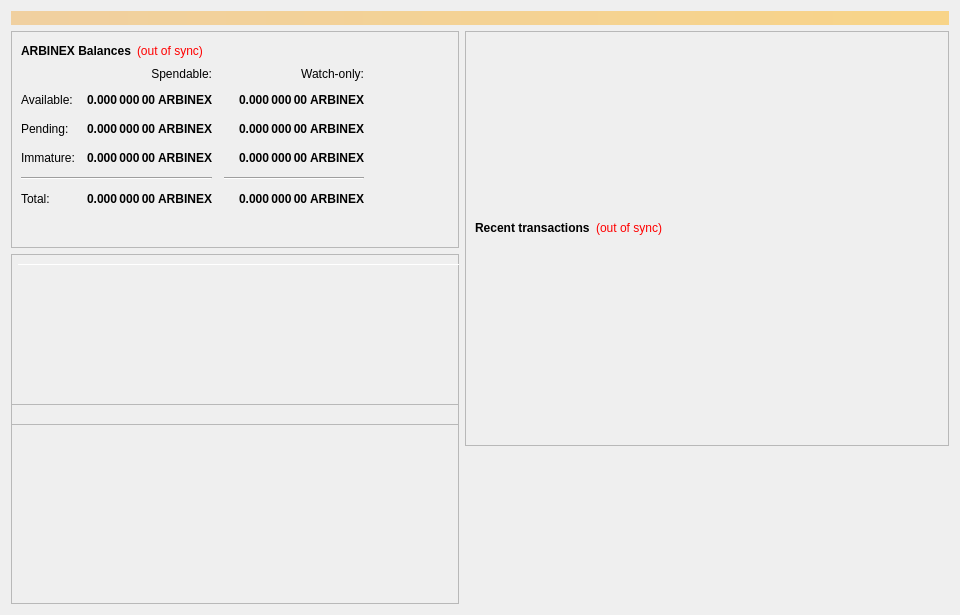
<?xml version="1.0" encoding="UTF-8"?>
<ui version="4.0">
 <class>OverviewPage</class>
 <widget class="QWidget" name="OverviewPage">
  <property name="geometry">
   <rect>
    <x>0</x>
    <y>0</y>
    <width>960</width>
    <height>615</height>
   </rect>
  </property>
  <property name="minimumSize">
   <size>
    <width>960</width>
    <height>0</height>
   </size>
  </property>
  <property name="windowTitle">
   <string>Form</string>
  </property>
  <layout class="QVBoxLayout" name="topLayout">
   <item>
    <widget class="QLabel" name="labelAlerts">
     <property name="visible">
      <bool>false</bool>
     </property>
     <property name="styleSheet">
      <string notr="true">background-color: qlineargradient(x1: 0, y1: 0, x2: 1, y2: 0, stop:0 #F0D0A0, stop:1 #F8D488); color:#000000;</string>
     </property>
     <property name="wordWrap">
      <bool>true</bool>
     </property>
     <property name="margin">
      <number>3</number>
     </property>
    </widget>
   </item>
   <item>
    <layout class="QHBoxLayout" name="horizontalLayout" stretch="1,1">
     <item>
      <layout class="QVBoxLayout" name="verticalLayout_2">
       <item>
        <widget class="QFrame" name="frame">
         <property name="frameShape">
          <enum>QFrame::StyledPanel</enum>
         </property>
         <property name="frameShadow">
          <enum>QFrame::Raised</enum>
         </property>
         <layout class="QVBoxLayout" name="verticalLayout_4">
          <item>
           <layout class="QHBoxLayout" name="horizontalLayout_4">
            <item>
             <widget class="QLabel" name="label_5">
              <property name="font">
               <font>
                <weight>75</weight>
                <bold>true</bold>
               </font>
              </property>
              <property name="text">
               <string>ARBINEX Balances</string>
              </property>
             </widget>
            </item>
            <item>
             <widget class="QLabel" name="labelWalletStatus">
              <property name="cursor">
               <cursorShape>WhatsThisCursor</cursorShape>
              </property>
              <property name="toolTip">
               <string>The displayed information may be out of date. Your wallet automatically synchronizes with the Arbinex network after a connection is established, but this process has not completed yet.</string>
              </property>
              <property name="styleSheet">
               <string notr="true">QLabel { color: red; }</string>
              </property>
              <property name="text">
               <string notr="true">(out of sync)</string>
              </property>
              <property name="alignment">
               <set>Qt::AlignLeading|Qt::AlignLeft|Qt::AlignVCenter</set>
              </property>
             </widget>
            </item>
            <item>
             <spacer name="horizontalSpacer_3">
              <property name="orientation">
               <enum>Qt::Horizontal</enum>
              </property>
              <property name="sizeHint" stdset="0">
               <size>
                <width>40</width>
                <height>20</height>
               </size>
              </property>
             </spacer>
            </item>
           </layout>
          </item>
          <item>
           <layout class="QGridLayout" name="gridLayout">
            <property name="spacing">
             <number>12</number>
            </property>
            <item row="2" column="2">
             <widget class="QLabel" name="labelWatchPending">
              <property name="font">
               <font>
                <weight>75</weight>
                <bold>true</bold>
               </font>
              </property>
              <property name="cursor">
               <cursorShape>IBeamCursor</cursorShape>
              </property>
              <property name="toolTip">
               <string>Unconfirmed transactions to watch-only addresses</string>
              </property>
              <property name="text">
               <string notr="true">0.000 000 00 ARBINEX</string>
              </property>
              <property name="alignment">
               <set>Qt::AlignRight|Qt::AlignTrailing|Qt::AlignVCenter</set>
              </property>
              <property name="textInteractionFlags">
               <set>Qt::LinksAccessibleByMouse|Qt::TextSelectableByKeyboard|Qt::TextSelectableByMouse</set>
              </property>
             </widget>
            </item>
            <item row="2" column="1">
             <widget class="QLabel" name="labelUnconfirmed">
              <property name="font">
               <font>
                <weight>75</weight>
                <bold>true</bold>
               </font>
              </property>
              <property name="cursor">
               <cursorShape>IBeamCursor</cursorShape>
              </property>
              <property name="toolTip">
               <string>Total of transactions that have yet to be confirmed, and do not yet count toward the spendable balance</string>
              </property>
              <property name="text">
               <string notr="true">0.000 000 00 ARBINEX</string>
              </property>
              <property name="alignment">
               <set>Qt::AlignRight|Qt::AlignTrailing|Qt::AlignVCenter</set>
              </property>
              <property name="textInteractionFlags">
               <set>Qt::LinksAccessibleByMouse|Qt::TextSelectableByKeyboard|Qt::TextSelectableByMouse</set>
              </property>
             </widget>
            </item>
            <item row="3" column="2">
             <widget class="QLabel" name="labelWatchImmature">
              <property name="font">
               <font>
                <weight>75</weight>
                <bold>true</bold>
               </font>
              </property>
              <property name="cursor">
               <cursorShape>IBeamCursor</cursorShape>
              </property>
              <property name="toolTip">
               <string>Staked or masternode rewards in watch-only addresses that has not yet matured</string>
              </property>
              <property name="text">
               <string notr="true">0.000 000 00 ARBINEX</string>
              </property>
              <property name="alignment">
               <set>Qt::AlignRight|Qt::AlignTrailing|Qt::AlignVCenter</set>
              </property>
              <property name="textInteractionFlags">
               <set>Qt::LinksAccessibleByMouse|Qt::TextSelectableByKeyboard|Qt::TextSelectableByMouse</set>
              </property>
             </widget>
            </item>
            <item row="4" column="0" colspan="2">
             <widget class="Line" name="lineSpendableBalance">
              <property name="orientation">
               <enum>Qt::Horizontal</enum>
              </property>
             </widget>
            </item>
            <item row="4" column="2">
             <widget class="Line" name="lineWatchBalance">
              <property name="sizePolicy">
               <sizepolicy hsizetype="Preferred" vsizetype="Fixed">
                <horstretch>0</horstretch>
                <verstretch>0</verstretch>
               </sizepolicy>
              </property>
              <property name="minimumSize">
               <size>
                <width>140</width>
                <height>0</height>
               </size>
              </property>
              <property name="orientation">
               <enum>Qt::Horizontal</enum>
              </property>
             </widget>
            </item>
            <item row="5" column="0">
             <widget class="QLabel" name="labelTotalText">
              <property name="text">
               <string>Total:</string>
              </property>
             </widget>
            </item>
            <item row="3" column="1">
             <widget class="QLabel" name="labelImmature">
              <property name="font">
               <font>
                <weight>75</weight>
                <bold>true</bold>
               </font>
              </property>
              <property name="cursor">
               <cursorShape>IBeamCursor</cursorShape>
              </property>
              <property name="toolTip">
               <string>Staked or masternode rewards that has not yet matured</string>
              </property>
              <property name="text">
               <string notr="true">0.000 000 00 ARBINEX</string>
              </property>
              <property name="alignment">
               <set>Qt::AlignRight|Qt::AlignTrailing|Qt::AlignVCenter</set>
              </property>
              <property name="textInteractionFlags">
               <set>Qt::LinksAccessibleByMouse|Qt::TextSelectableByKeyboard|Qt::TextSelectableByMouse</set>
              </property>
             </widget>
            </item>
            <item row="2" column="3">
             <spacer name="horizontalSpacer_2">
              <property name="orientation">
               <enum>Qt::Horizontal</enum>
              </property>
              <property name="sizeHint" stdset="0">
               <size>
                <width>40</width>
                <height>20</height>
               </size>
              </property>
             </spacer>
            </item>
            <item row="3" column="0">
             <widget class="QLabel" name="labelImmatureText">
              <property name="text">
               <string>Immature:</string>
              </property>
             </widget>
            </item>
            <item row="5" column="1">
             <widget class="QLabel" name="labelTotal">
              <property name="font">
               <font>
                <weight>75</weight>
                <bold>true</bold>
               </font>
              </property>
              <property name="cursor">
               <cursorShape>IBeamCursor</cursorShape>
              </property>
              <property name="toolTip">
               <string>Your current total balance</string>
              </property>
              <property name="text">
               <string notr="true">0.000 000 00 ARBINEX</string>
              </property>
              <property name="alignment">
               <set>Qt::AlignRight|Qt::AlignTrailing|Qt::AlignVCenter</set>
              </property>
              <property name="textInteractionFlags">
               <set>Qt::LinksAccessibleByMouse|Qt::TextSelectableByKeyboard|Qt::TextSelectableByMouse</set>
              </property>
             </widget>
            </item>
            <item row="5" column="2">
             <widget class="QLabel" name="labelWatchTotal">
              <property name="font">
               <font>
                <weight>75</weight>
                <bold>true</bold>
               </font>
              </property>
              <property name="cursor">
               <cursorShape>IBeamCursor</cursorShape>
              </property>
              <property name="toolTip">
               <string>Current total balance in watch-only addresses</string>
              </property>
              <property name="text">
               <string notr="true">0.000 000 00 ARBINEX</string>
              </property>
              <property name="alignment">
               <set>Qt::AlignRight|Qt::AlignTrailing|Qt::AlignVCenter</set>
              </property>
              <property name="textInteractionFlags">
               <set>Qt::LinksAccessibleByMouse|Qt::TextSelectableByKeyboard|Qt::TextSelectableByMouse</set>
              </property>
             </widget>
            </item>
            <item row="0" column="2">
             <widget class="QLabel" name="labelWatchonly">
              <property name="text">
               <string>Watch-only:</string>
              </property>
              <property name="alignment">
               <set>Qt::AlignRight|Qt::AlignTrailing|Qt::AlignVCenter</set>
              </property>
             </widget>
            </item>
            <item row="1" column="0">
             <widget class="QLabel" name="labelBalanceText">
              <property name="text">
               <string>Available:</string>
              </property>
             </widget>
            </item>
            <item row="1" column="1">
             <widget class="QLabel" name="labelBalance">
              <property name="font">
               <font>
                <weight>75</weight>
                <bold>true</bold>
               </font>
              </property>
              <property name="cursor">
               <cursorShape>IBeamCursor</cursorShape>
              </property>
              <property name="toolTip">
               <string>Your current spendable balance</string>
              </property>
              <property name="text">
               <string notr="true">0.000 000 00 ARBINEX</string>
              </property>
              <property name="alignment">
               <set>Qt::AlignRight|Qt::AlignTrailing|Qt::AlignVCenter</set>
              </property>
              <property name="textInteractionFlags">
               <set>Qt::LinksAccessibleByMouse|Qt::TextSelectableByKeyboard|Qt::TextSelectableByMouse</set>
              </property>
             </widget>
            </item>
            <item row="1" column="2">
             <widget class="QLabel" name="labelWatchAvailable">
              <property name="font">
               <font>
                <weight>75</weight>
                <bold>true</bold>
               </font>
              </property>
              <property name="cursor">
               <cursorShape>IBeamCursor</cursorShape>
              </property>
              <property name="toolTip">
               <string>Your current balance in watch-only addresses</string>
              </property>
              <property name="text">
               <string notr="true">0.000 000 00 ARBINEX</string>
              </property>
              <property name="alignment">
               <set>Qt::AlignRight|Qt::AlignTrailing|Qt::AlignVCenter</set>
              </property>
              <property name="textInteractionFlags">
               <set>Qt::LinksAccessibleByMouse|Qt::TextSelectableByKeyboard|Qt::TextSelectableByMouse</set>
              </property>
             </widget>
            </item>
            <item row="2" column="0">
             <widget class="QLabel" name="labelPendingText">
              <property name="text">
               <string>Pending:</string>
              </property>
             </widget>
            </item>
            <item row="0" column="1">
             <widget class="QLabel" name="labelSpendable">
              <property name="text">
               <string>Spendable:</string>
              </property>
              <property name="alignment">
               <set>Qt::AlignRight|Qt::AlignTrailing|Qt::AlignVCenter</set>
              </property>
             </widget>
            </item>
           </layout>
          </item>
          <item>
           <spacer name="verticalSpacer_4">
            <property name="orientation">
             <enum>Qt::Vertical</enum>
            </property>
            <property name="sizeHint" stdset="0">
             <size>
              <width>20</width>
              <height>40</height>
             </size>
            </property>
           </spacer>
          </item>
         </layout>
        </widget>
       </item>
       <item>
        <widget class="QFrame" name="frameObfuscation">
         <property name="minimumSize">
          <size>
           <width>0</width>
           <height>350</height>
          </size>
         </property>
         <property name="layoutDirection">
          <enum>Qt::LeftToRight</enum>
         </property>
         <property name="frameShape">
          <enum>QFrame::StyledPanel</enum>
         </property>
         <property name="frameShadow">
          <enum>QFrame::Raised</enum>
         </property>
         <widget class="QPushButton" name="runAutoDenom">
          <property name="geometry">
           <rect>
            <x>251</x>
            <y>17</y>
            <width>1</width>
            <height>1</height>
           </rect>
          </property>
          <property name="palette">
           <palette>
            <active>
             <colorrole role="WindowText">
              <brush brushstyle="SolidPattern">
               <color alpha="255">
                <red>0</red>
                <green>0</green>
                <blue>0</blue>
               </color>
              </brush>
             </colorrole>
             <colorrole role="Button">
              <brush brushstyle="SolidPattern">
               <color alpha="255">
                <red>239</red>
                <green>238</green>
                <blue>238</blue>
               </color>
              </brush>
             </colorrole>
             <colorrole role="Light">
              <brush brushstyle="SolidPattern">
               <color alpha="255">
                <red>255</red>
                <green>255</green>
                <blue>255</blue>
               </color>
              </brush>
             </colorrole>
             <colorrole role="Midlight">
              <brush brushstyle="SolidPattern">
               <color alpha="255">
                <red>247</red>
                <green>246</green>
                <blue>246</blue>
               </color>
              </brush>
             </colorrole>
             <colorrole role="Dark">
              <brush brushstyle="SolidPattern">
               <color alpha="255">
                <red>119</red>
                <green>119</green>
                <blue>119</blue>
               </color>
              </brush>
             </colorrole>
             <colorrole role="Mid">
              <brush brushstyle="SolidPattern">
               <color alpha="255">
                <red>159</red>
                <green>159</green>
                <blue>159</blue>
               </color>
              </brush>
             </colorrole>
             <colorrole role="Text">
              <brush brushstyle="SolidPattern">
               <color alpha="255">
                <red>0</red>
                <green>0</green>
                <blue>0</blue>
               </color>
              </brush>
             </colorrole>
             <colorrole role="BrightText">
              <brush brushstyle="SolidPattern">
               <color alpha="255">
                <red>255</red>
                <green>255</green>
                <blue>255</blue>
               </color>
              </brush>
             </colorrole>
             <colorrole role="ButtonText">
              <brush brushstyle="SolidPattern">
               <color alpha="255">
                <red>0</red>
                <green>0</green>
                <blue>0</blue>
               </color>
              </brush>
             </colorrole>
             <colorrole role="Base">
              <brush brushstyle="SolidPattern">
               <color alpha="255">
                <red>255</red>
                <green>255</green>
                <blue>255</blue>
               </color>
              </brush>
             </colorrole>
             <colorrole role="Window">
              <brush brushstyle="SolidPattern">
               <color alpha="255">
                <red>239</red>
                <green>238</green>
                <blue>238</blue>
               </color>
              </brush>
             </colorrole>
             <colorrole role="Shadow">
              <brush brushstyle="SolidPattern">
               <color alpha="255">
                <red>0</red>
                <green>0</green>
                <blue>0</blue>
               </color>
              </brush>
             </colorrole>
             <colorrole role="AlternateBase">
              <brush brushstyle="SolidPattern">
               <color alpha="255">
                <red>247</red>
                <green>246</green>
                <blue>246</blue>
               </color>
              </brush>
             </colorrole>
             <colorrole role="ToolTipBase">
              <brush brushstyle="SolidPattern">
               <color alpha="255">
                <red>255</red>
                <green>255</green>
                <blue>220</blue>
               </color>
              </brush>
             </colorrole>
             <colorrole role="ToolTipText">
              <brush brushstyle="SolidPattern">
               <color alpha="255">
                <red>0</red>
                <green>0</green>
                <blue>0</blue>
               </color>
              </brush>
             </colorrole>
            </active>
            <inactive>
             <colorrole role="WindowText">
              <brush brushstyle="SolidPattern">
               <color alpha="255">
                <red>0</red>
                <green>0</green>
                <blue>0</blue>
               </color>
              </brush>
             </colorrole>
             <colorrole role="Button">
              <brush brushstyle="SolidPattern">
               <color alpha="255">
                <red>239</red>
                <green>238</green>
                <blue>238</blue>
               </color>
              </brush>
             </colorrole>
             <colorrole role="Light">
              <brush brushstyle="SolidPattern">
               <color alpha="255">
                <red>255</red>
                <green>255</green>
                <blue>255</blue>
               </color>
              </brush>
             </colorrole>
             <colorrole role="Midlight">
              <brush brushstyle="SolidPattern">
               <color alpha="255">
                <red>247</red>
                <green>246</green>
                <blue>246</blue>
               </color>
              </brush>
             </colorrole>
             <colorrole role="Dark">
              <brush brushstyle="SolidPattern">
               <color alpha="255">
                <red>119</red>
                <green>119</green>
                <blue>119</blue>
               </color>
              </brush>
             </colorrole>
             <colorrole role="Mid">
              <brush brushstyle="SolidPattern">
               <color alpha="255">
                <red>159</red>
                <green>159</green>
                <blue>159</blue>
               </color>
              </brush>
             </colorrole>
             <colorrole role="Text">
              <brush brushstyle="SolidPattern">
               <color alpha="255">
                <red>0</red>
                <green>0</green>
                <blue>0</blue>
               </color>
              </brush>
             </colorrole>
             <colorrole role="BrightText">
              <brush brushstyle="SolidPattern">
               <color alpha="255">
                <red>255</red>
                <green>255</green>
                <blue>255</blue>
               </color>
              </brush>
             </colorrole>
             <colorrole role="ButtonText">
              <brush brushstyle="SolidPattern">
               <color alpha="255">
                <red>0</red>
                <green>0</green>
                <blue>0</blue>
               </color>
              </brush>
             </colorrole>
             <colorrole role="Base">
              <brush brushstyle="SolidPattern">
               <color alpha="255">
                <red>255</red>
                <green>255</green>
                <blue>255</blue>
               </color>
              </brush>
             </colorrole>
             <colorrole role="Window">
              <brush brushstyle="SolidPattern">
               <color alpha="255">
                <red>239</red>
                <green>238</green>
                <blue>238</blue>
               </color>
              </brush>
             </colorrole>
             <colorrole role="Shadow">
              <brush brushstyle="SolidPattern">
               <color alpha="255">
                <red>0</red>
                <green>0</green>
                <blue>0</blue>
               </color>
              </brush>
             </colorrole>
             <colorrole role="AlternateBase">
              <brush brushstyle="SolidPattern">
               <color alpha="255">
                <red>247</red>
                <green>246</green>
                <blue>246</blue>
               </color>
              </brush>
             </colorrole>
             <colorrole role="ToolTipBase">
              <brush brushstyle="SolidPattern">
               <color alpha="255">
                <red>255</red>
                <green>255</green>
                <blue>220</blue>
               </color>
              </brush>
             </colorrole>
             <colorrole role="ToolTipText">
              <brush brushstyle="SolidPattern">
               <color alpha="255">
                <red>0</red>
                <green>0</green>
                <blue>0</blue>
               </color>
              </brush>
             </colorrole>
            </inactive>
            <disabled>
             <colorrole role="WindowText">
              <brush brushstyle="SolidPattern">
               <color alpha="255">
                <red>119</red>
                <green>119</green>
                <blue>119</blue>
               </color>
              </brush>
             </colorrole>
             <colorrole role="Button">
              <brush brushstyle="SolidPattern">
               <color alpha="255">
                <red>239</red>
                <green>238</green>
                <blue>238</blue>
               </color>
              </brush>
             </colorrole>
             <colorrole role="Light">
              <brush brushstyle="SolidPattern">
               <color alpha="255">
                <red>255</red>
                <green>255</green>
                <blue>255</blue>
               </color>
              </brush>
             </colorrole>
             <colorrole role="Midlight">
              <brush brushstyle="SolidPattern">
               <color alpha="255">
                <red>247</red>
                <green>246</green>
                <blue>246</blue>
               </color>
              </brush>
             </colorrole>
             <colorrole role="Dark">
              <brush brushstyle="SolidPattern">
               <color alpha="255">
                <red>119</red>
                <green>119</green>
                <blue>119</blue>
               </color>
              </brush>
             </colorrole>
             <colorrole role="Mid">
              <brush brushstyle="SolidPattern">
               <color alpha="255">
                <red>159</red>
                <green>159</green>
                <blue>159</blue>
               </color>
              </brush>
             </colorrole>
             <colorrole role="Text">
              <brush brushstyle="SolidPattern">
               <color alpha="255">
                <red>119</red>
                <green>119</green>
                <blue>119</blue>
               </color>
              </brush>
             </colorrole>
             <colorrole role="BrightText">
              <brush brushstyle="SolidPattern">
               <color alpha="255">
                <red>255</red>
                <green>255</green>
                <blue>255</blue>
               </color>
              </brush>
             </colorrole>
             <colorrole role="ButtonText">
              <brush brushstyle="SolidPattern">
               <color alpha="255">
                <red>119</red>
                <green>119</green>
                <blue>119</blue>
               </color>
              </brush>
             </colorrole>
             <colorrole role="Base">
              <brush brushstyle="SolidPattern">
               <color alpha="255">
                <red>239</red>
                <green>238</green>
                <blue>238</blue>
               </color>
              </brush>
             </colorrole>
             <colorrole role="Window">
              <brush brushstyle="SolidPattern">
               <color alpha="255">
                <red>239</red>
                <green>238</green>
                <blue>238</blue>
               </color>
              </brush>
             </colorrole>
             <colorrole role="Shadow">
              <brush brushstyle="SolidPattern">
               <color alpha="255">
                <red>0</red>
                <green>0</green>
                <blue>0</blue>
               </color>
              </brush>
             </colorrole>
             <colorrole role="AlternateBase">
              <brush brushstyle="SolidPattern">
               <color alpha="255">
                <red>239</red>
                <green>238</green>
                <blue>238</blue>
               </color>
              </brush>
             </colorrole>
             <colorrole role="ToolTipBase">
              <brush brushstyle="SolidPattern">
               <color alpha="255">
                <red>255</red>
                <green>255</green>
                <blue>220</blue>
               </color>
              </brush>
             </colorrole>
             <colorrole role="ToolTipText">
              <brush brushstyle="SolidPattern">
               <color alpha="255">
                <red>0</red>
                <green>0</green>
                <blue>0</blue>
               </color>
              </brush>
             </colorrole>
            </disabled>
           </palette>
          </property>
          <property name="focusPolicy">
           <enum>Qt::NoFocus</enum>
          </property>
          <property name="autoFillBackground">
           <bool>true</bool>
          </property>
          <property name="text">
           <string/>
          </property>
          <property name="flat">
           <bool>true</bool>
          </property>
         </widget>
         <widget class="Line" name="line">
          <property name="geometry">
           <rect>
            <x>7</x>
            <y>10</y>
            <width>451</width>
            <height>1</height>
           </rect>
          </property>
          <property name="orientation">
           <enum>Qt::Horizontal</enum>
          </property>
         </widget>
         <widget class="QFrame" name="frame_3">
          <property name="geometry">
           <rect>
            <x>0</x>
            <y>150</y>
            <width>465</width>
            <height>201</height>
           </rect>
          </property>
          <property name="frameShape">
           <enum>QFrame::StyledPanel</enum>
          </property>
          <property name="frameShadow">
           <enum>QFrame::Raised</enum>
          </property>
         </widget>
         <widget class="QFrame" name="frame_4">
          <property name="geometry">
           <rect>
            <x>0</x>
            <y>0</y>
            <width>465</width>
            <height>171</height>
           </rect>
          </property>
          <property name="frameShape">
           <enum>QFrame::StyledPanel</enum>
          </property>
          <property name="frameShadow">
           <enum>QFrame::Raised</enum>
          </property>
         </widget>
        </widget>
       </item>
      </layout>
     </item>
     <item>
      <layout class="QVBoxLayout" name="verticalLayout_3">
       <item>
        <widget class="QFrame" name="frame_2">
         <property name="frameShape">
          <enum>QFrame::StyledPanel</enum>
         </property>
         <property name="frameShadow">
          <enum>QFrame::Raised</enum>
         </property>
         <layout class="QVBoxLayout" name="verticalLayout">
          <item>
           <spacer name="verticalSpacer_3">
            <property name="orientation">
             <enum>Qt::Vertical</enum>
            </property>
            <property name="sizeType">
             <enum>QSizePolicy::Fixed</enum>
            </property>
            <property name="sizeHint" stdset="0">
             <size>
              <width>20</width>
              <height>75</height>
             </size>
            </property>
           </spacer>
          </item>
          <item>
           <widget class="QLabel" name="labelOverviewHeaderRight">
            <property name="minimumSize">
             <size>
              <width>464</width>
              <height>96</height>
             </size>
            </property>
            <property name="maximumSize">
             <size>
              <width>16777215</width>
              <height>96</height>
             </size>
            </property>
            <property name="alignment">
             <set>Qt::AlignCenter</set>
            </property>
            <property name="margin">
             <number>5</number>
            </property>
           </widget>
          </item>
          <item>
           <layout class="QHBoxLayout" name="horizontalLayout_2">
            <item>
             <widget class="QLabel" name="label_4">
              <property name="font">
               <font>
                <weight>75</weight>
                <bold>true</bold>
               </font>
              </property>
              <property name="text">
               <string>Recent transactions</string>
              </property>
             </widget>
            </item>
            <item>
             <widget class="QLabel" name="labelTransactionsStatus">
              <property name="cursor">
               <cursorShape>WhatsThisCursor</cursorShape>
              </property>
              <property name="toolTip">
               <string>The displayed information may be out of date. Your wallet automatically synchronizes with the Arbinex network after a connection is established, but this process has not completed yet.</string>
              </property>
              <property name="styleSheet">
               <string notr="true">QLabel { color: red; }</string>
              </property>
              <property name="text">
               <string notr="true">(out of sync)</string>
              </property>
              <property name="alignment">
               <set>Qt::AlignRight|Qt::AlignTrailing|Qt::AlignVCenter</set>
              </property>
             </widget>
            </item>
            <item>
             <spacer name="horizontalSpacer">
              <property name="orientation">
               <enum>Qt::Horizontal</enum>
              </property>
              <property name="sizeHint" stdset="0">
               <size>
                <width>40</width>
                <height>20</height>
               </size>
              </property>
             </spacer>
            </item>
           </layout>
          </item>
          <item>
           <widget class="QListView" name="listTransactions">
            <property name="styleSheet">
             <string notr="true">QListView { background: transparent; }</string>
            </property>
            <property name="frameShape">
             <enum>QFrame::NoFrame</enum>
            </property>
            <property name="verticalScrollBarPolicy">
             <enum>Qt::ScrollBarAlwaysOff</enum>
            </property>
            <property name="horizontalScrollBarPolicy">
             <enum>Qt::ScrollBarAlwaysOff</enum>
            </property>
            <property name="selectionMode">
             <enum>QAbstractItemView::NoSelection</enum>
            </property>
           </widget>
          </item>
         </layout>
        </widget>
       </item>
       <item>
        <spacer name="verticalSpacer_2">
         <property name="orientation">
          <enum>Qt::Vertical</enum>
         </property>
         <property name="sizeType">
          <enum>QSizePolicy::Expanding</enum>
         </property>
         <property name="sizeHint" stdset="0">
          <size>
           <width>20</width>
           <height>40</height>
          </size>
         </property>
        </spacer>
       </item>
      </layout>
     </item>
    </layout>
   </item>
  </layout>
 </widget>
 <resources/>
 <connections/>
</ui>
